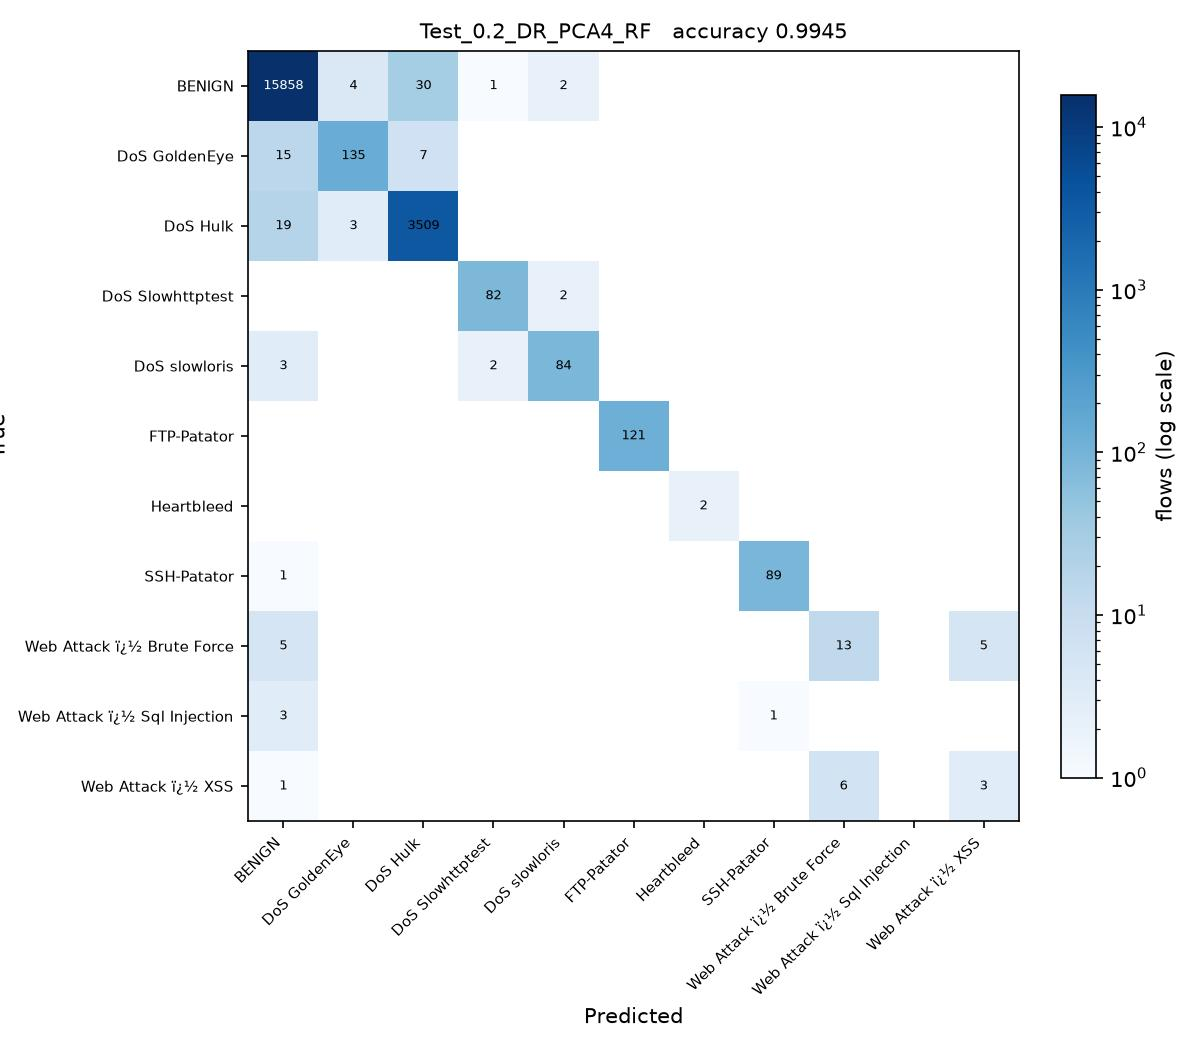

The script that saved this image:
# Test_0.2_DR_PCA4_RF.py
#
# Test size 0.2  |  PCA, 4 components  |  Random Forest (sheet #7)
#
# This is SGDC_60_40.py with the changes marked CHANGE below and nothing else.
#
# Taken from the sheet unchanged.

import os
from pathlib import Path

# CHANGE 1: run from the project folder, so the CSV names below resolve, and
# read them as latin-1. The Web Attack labels contain byte 0x96, which the
# default utf-8 decoder rejects with UnicodeDecodeError.
os.chdir(Path(__file__).resolve().parent.parent)
import numpy as np
import pandas as pd

df1 = pd.read_csv(r'C:\Users\Karthika\OneDrive\Desktop\ACN_PCA_75_Runs\Scripts\Tuesday-WorkingHours.pcap_ISCX (1).csv', low_memory=True, encoding='latin-1')
df2 = pd.read_csv(r'C:\Users\Karthika\OneDrive\Desktop\ACN_PCA_75_Runs\Scripts\Wednesday-workingHours.pcap_ISCX.csv', low_memory=True, encoding='latin-1')
df3 = pd.read_csv(r'C:\Users\Karthika\OneDrive\Desktop\ACN_PCA_75_Runs\Scripts\Thursday-WorkingHours-Morning-WebAttacks.pcap_ISCX.csv', low_memory=True, encoding='latin-1')

dataset = pd.concat([df1, df2, df3], ignore_index=True)

dataset.columns = dataset.columns.str.strip()

# CHANGE 2: a stratified sample of 100000 flows, the same for every run.
# The full three captures hold about 1.3 million flows, which makes 75 runs
# impractical. At least 50 flows of every class are kept.
label = dataset.columns[-1]
dataset = pd.concat(
    [g.sample(n=min(len(g), max(50, round(100000 * len(g) / len(dataset)))), random_state=0)
     for _, g in dataset.groupby(label)],
    ignore_index=True
)

X = dataset.iloc[:, :-1]
y = dataset.iloc[:, -1]

X = X.apply(pd.to_numeric, errors='coerce')

X.replace([np.inf, -np.inf], np.nan, inplace=True)

from sklearn.impute import SimpleImputer

imputer = SimpleImputer(missing_values=np.nan, strategy='mean')
X = imputer.fit_transform(X)

from sklearn.preprocessing import LabelEncoder

labelencoder_y = LabelEncoder()
y = labelencoder_y.fit_transform(y)

from sklearn.model_selection import train_test_split

X_train, X_test, y_train, y_test = train_test_split(
    X,
    y,
    test_size=0.2,   # CHANGE 3: test size
    random_state=0,
    stratify=y
)

# CHANGE 4: PCA, from PCA_LDA_KErnel_PCA_CODE.pdf (fitted on training data only).
# PCA follows the directions of largest variance, so the features have to be on
# a common scale first, otherwise the components just track whichever column has
# the biggest units. The scaler is fitted on the training split only.
from sklearn.preprocessing import StandardScaler
from sklearn.decomposition import PCA

scaler = StandardScaler()
X_train = scaler.fit_transform(X_train)
X_test = scaler.transform(X_test)

pca = PCA(n_components=4)
X_train = pca.fit_transform(X_train)          # no labels: PCA is unsupervised
X_test = pca.transform(X_test)
print("\nVariance explained by 4 components : {:.4f}".format(pca.explained_variance_ratio_.sum()))

# CHANGE 5: Random Forest (sheet #7) in place of SGDClassifier
from sklearn.ensemble import RandomForestClassifier

classifier = RandomForestClassifier(
    n_estimators=200,
    criterion='entropy',
    random_state=0
)

classifier.fit(X_train, y_train)

y_pred = classifier.predict(X_test) 

from sklearn.metrics import confusion_matrix
from sklearn.metrics import accuracy_score
from sklearn.metrics import precision_score
from sklearn.metrics import recall_score
from sklearn.metrics import f1_score
from sklearn.metrics import classification_report

cm = confusion_matrix(y_test, y_pred)

print("Confusion Matrix:\n")
print(cm)

print("\nAccuracy : {:.4f}".format(accuracy_score(y_test, y_pred)))
print("\nPrecision : {:.4f}".format(precision_score(y_test, y_pred, average='weighted')))
print("\nRecall : {:.4f}".format(recall_score(y_test, y_pred, average='weighted')))
print("\nF1 Score : {:.4f}".format(f1_score(y_test, y_pred, average='weighted')))

print("\nClassification Report:\n")
print(classification_report(y_test, y_pred))
# CHANGE 6: save the confusion matrix as Test_0.2_DR_PCA4_RF.jpg and record the result
import matplotlib
matplotlib.use('Agg')
import matplotlib.pyplot as plt
from matplotlib.colors import LogNorm

here = Path(__file__).resolve().parent
names = [str(c) for c in labelencoder_y.classes_]
fig, ax = plt.subplots(figsize=(8, 7))
im = ax.imshow(cm, cmap='Blues', norm=LogNorm(vmin=1))
ax.set_xticks(range(len(names)), names, rotation=45, ha='right', fontsize=7)
ax.set_yticks(range(len(names)), names, fontsize=7)
ax.set_xlabel('Predicted')
ax.set_ylabel('True')
ax.set_title('Test_0.2_DR_PCA4_RF   accuracy {:.4f}'.format(accuracy_score(y_test, y_pred)), fontsize=10)
for i in range(cm.shape[0]):
    for j in range(cm.shape[1]):
        if cm[i, j]:
            ax.text(j, i, cm[i, j], ha='center', va='center', fontsize=6,
                    color='white' if cm[i, j] > cm.max() / 3 else 'black')
fig.colorbar(im, ax=ax, fraction=0.04, label='flows (log scale)')
fig.tight_layout()
fig.savefig(here / 'Test_0.2_DR_PCA4_RF.jpg', dpi=150)
plt.close(fig)

row = pd.DataFrame([{
    'Test': 0.2, 'DR': 'PCA4', 'Clas': 'RF',
    'Acc': round(accuracy_score(y_test, y_pred), 4),
    'Pre': round(precision_score(y_test, y_pred, average='weighted', zero_division=0), 4),
    'Rec': round(recall_score(y_test, y_pred, average='weighted', zero_division=0), 4),
    'F1': round(f1_score(y_test, y_pred, average='weighted', zero_division=0), 4),
    'script': 'Test_0.2_DR_PCA4_RF',
}])
out = here.parent / 'results' / '75_runs.csv'
out.parent.mkdir(exist_ok=True)
if out.exists():
    old = pd.read_csv(out)
    row = pd.concat([old[old['script'] != 'Test_0.2_DR_PCA4_RF'], row], ignore_index=True)
row.to_csv(out, index=False)
